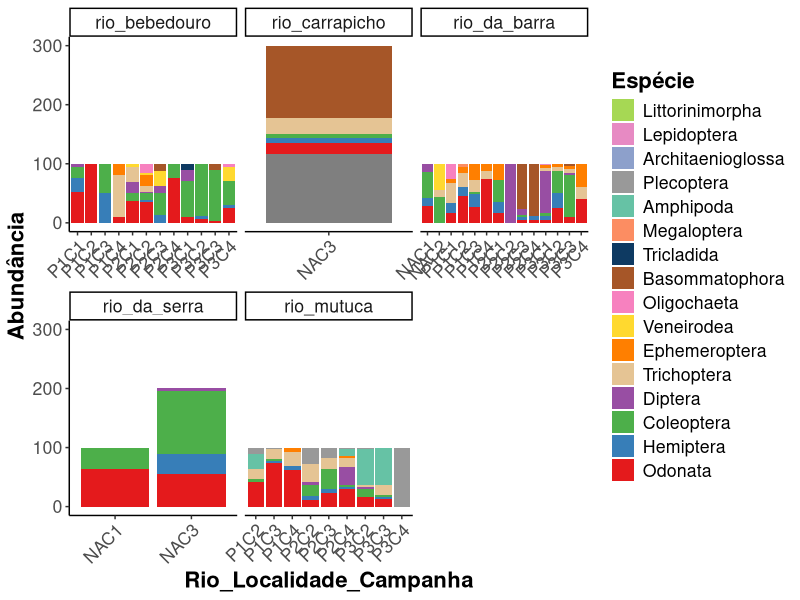

This chart was generated by the following R code: (Note: this script raises an error after producing the figure.)
# Próximos passos
## 1. Fazer gráfico de abundância relativa por ordem
## 2. Fazer gráfico de abundância relativa por família
## 3. Renomear as campanhas e o nome dos pontos 
##### Ex.Rio Bebedouro - RBE - Campanha 1 - C1 


library(tidyverse)


cores <- c(
 "Odonata" = "#E41A1C", # Vermelho forte
  "Hemiptera" = "#377EB8", # Azul forte
  "Coleoptera" = "#4DAF4A", # Verde forte
  "Diptera" = "#984EA3", # Roxo
  "Ephemeroptera" = "#FF7F00", # Laranja vivo
  "Veneirodea" = "#FFD92F", # Amarelo vibrante
  "Basommatophora" = "#A65628", # Marrom avermelhado
  "Oligochaeta" = "#F781BF", # Rosa choque
  "Plecoptera" = "#999999", # Cinza escuro
  "Amphipoda" = "#66C2A5", # Verde-água forte
  "Megaloptera" = "#FC8D62", # Laranja avermelhado
  "Architaenioglossa" = "#8DA0CB", # Azul lavanda
  "Lepidoptera" = "#E78AC3", # Rosa magenta
  "Littorinimorpha" = "#A6D854", # Verde limão forte
  "Tricladida" = "#0e3a62",  # Amarelo ouro
  "Trichoptera" = "#E5C494"  # Bege
)





df <- read.csv("dados/processado/matriz_comunidades_ordens_imaturos_largo.csv")
colnames(df)
taxa <- colnames(df)[-(1:4)]

df_long <- df %>%
  pivot_longer(
    cols = taxa,
    names_to = "Ordem",
    values_to = "Abundancia"
  ) %>%
  filter(method == "D Net") %>%
  group_by(campanha, rio, locality_name) %>%
  # Abundancias relativa 
  mutate(
    abundancia_total = sum(Abundancia),
    abundancia_relativa = Abundancia / abundancia_total * 100
  ) %>% 
  ungroup() %>%
  #Criação das etiquetas
  mutate(
    local = case_when(
      locality_name == "RioBebedouro-P1" ~ "P1",
      locality_name == "RioBebedouro-P2" ~ "P2",
      locality_name == "RioBebedouro-P3" ~ "P3",
      locality_name == "RiodaBarra-P1/2" ~ "P1",
      locality_name == "RiodaBarra-P2" ~ "P2",
      locality_name == "RiodaBarra-P3" ~ "P3",
      locality_name == "RioMutuca-P1" ~ "P1",
      locality_name == "RioMutuca-P2" ~ "P2",
      locality_name == "RioMutuca-P3" ~ "P3"
    ),
    campanha = case_when(
      campanha == "campanha_1" ~ "C1",
      campanha == "campanha_2" ~ "C2",
      campanha == "campanha_3" ~ "C3",
      campanha == "campanha_4" ~ "C4"
    ),
    etiqueta = paste(local, campanha,  sep = ""),
    #Ordem = as.factor(Ordem),
    Ordem = fct_recode(
      Ordem, 
      "Oligochaeta" =  "Desc..O..Classe.Oligochaeta"
    )
  ) %>%
  ungroup() %>%
  mutate(
    Ordem = as.factor(Ordem),
    Ordem = fct_relevel(
      Ordem, 
      c(
      
      

      "Littorinimorpha",
      

      "Lepidoptera",
     
      "Architaenioglossa",
     
      
      "Plecoptera",
      "Amphipoda",
      "Megaloptera",
      "Tricladida",
      "Basommatophora",
      "Oligochaeta",
     "Veneirodea",
     "Ephemeroptera",
      "Trichoptera",
       "Diptera",
      "Coleoptera",
      "Hemiptera",
      "Odonata"
    )
   )
  )


    





plot <-
  ggplot(
    df_long,
    aes(
      x = etiqueta,
      y = abundancia_relativa, fill = Ordem
    )
  ) +
  geom_bar(stat = "identity", position = "stack") +
  facet_wrap(~rio, scales = "free_x") +
  theme_classic() +
  scale_fill_manual(values = cores) +
  theme(axis.text.x = element_text(angle = 45, vjust = 1, hjust = 1)) +
  # scale_x_discrete(labels = function(x) df_long$label[match(x, df_long$eixo)]) +
  # Colocar legenda em negrito
  theme(
    legend.title = element_text(face = "bold"),
    axis.title = element_text(face = "bold"),
    text = element_text(size = 16)
  ) +
  labs(
    x = "Rio_Localidade_Campanha",
    y = "Abundância",
    fill = "Espécie"
  )

ggsave(
  "figuras/abundancia_ouricos_estratos.png",
  plot,
  width = 10,
  height = 6
)

# somar bichos
df_summarised <- df_long %>%
  group_by(Especie) %>%
  summarise(
    abundancia_individual = sum(Abundancia)) %>%
  ungroup() %>%
  mutate(
    abundancia_total = sum(abundancia_individual),
    abundancia_relativa = abundancia_individual / abundancia_total
  )

df_summarised <- df_long %>%
  group_by(estrato) %>%
  summarise(
    abundancia_individual = sum(Abundancia)) %>%
  ungroup() %>%
  mutate(
    abundancia_total = sum(abundancia_individual),
    abundancia_relativa = abundancia_individual / abundancia_total
  )









   #%>%
  # mutate(
  #   estrato = fct_relevel(
  #     estrato,
  #     c("praia_superior", "meio", "oceano_inferior")
  #   ),
  #   Especie = fct_relevel(
  #     Especie,
  #     c("ourico", "ofiuridio", "pepino", "satelite" )
  #   ),
    # eixo = interaction(estrato, ponto, replica, sep = "_"),
    # ponto = fct_relevel(
    #   ponto,
    #   c("direita", "esquerda")
    # )
  # ) %>%
  # mutate(
  #   eixo = factor(eixo, levels = unique(eixo)
  #   )
  # ) %>% 
  # mutate(
  #   estrato = fct_recode(
  #     estrato,
  #     "Superior" = "praia_superior",
  #     "Intermediário" = "meio",
  #     "Inferior" = "oceano_inferior",
  #   ),
  #   ponto = fct_recode(
  #     ponto,
  #     "Leste" = "direita",
  #     "Oeste" = "esquerda"
  #   ),
  #   Especie = fct_recode(
  #     Especie,
  #     "Eucidaris tribuloides" = "satelite",
  #     "Echinometra lucunter" = "ourico",
  #     "Desc. em Ophiuroidea" = "ofiuridio",
  #     "Holothuria grisea" = "pepino"
  #   ),
  #   label = interaction(ponto, replica, sep = " ")
  # )
